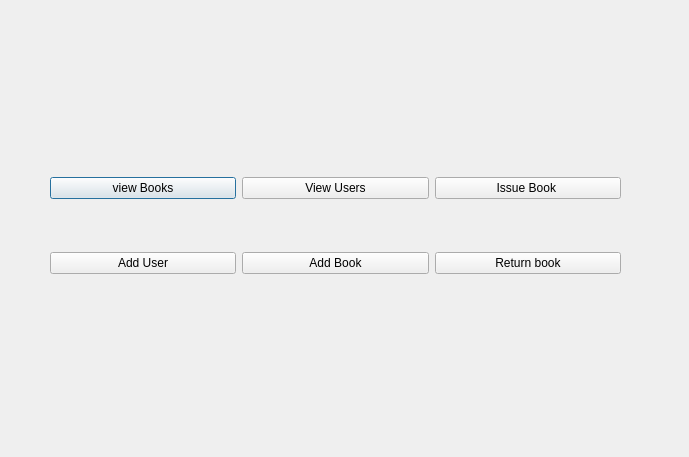
<?xml version="1.0" encoding="UTF-8"?>
<ui version="4.0">
 <class>appmainpage</class>
 <widget class="QDialog" name="appmainpage">
  <property name="geometry">
   <rect>
    <x>0</x>
    <y>0</y>
    <width>689</width>
    <height>457</height>
   </rect>
  </property>
  <property name="windowTitle">
   <string>Dialog</string>
  </property>
  <widget class="QWidget" name="layoutWidget">
   <property name="geometry">
    <rect>
     <x>50</x>
     <y>130</y>
     <width>571</width>
     <height>191</height>
    </rect>
   </property>
   <layout class="QVBoxLayout" name="verticalLayout">
    <item>
     <layout class="QHBoxLayout" name="horizontalLayout">
      <item>
       <widget class="QPushButton" name="pushButton_vb">
        <property name="text">
         <string>view Books</string>
        </property>
       </widget>
      </item>
      <item>
       <widget class="QPushButton" name="pushButton_2_vu">
        <property name="text">
         <string>View Users</string>
        </property>
       </widget>
      </item>
      <item>
       <widget class="QPushButton" name="pushButton_3_sb">
        <property name="text">
         <string>Issue Book </string>
        </property>
       </widget>
      </item>
     </layout>
    </item>
    <item>
     <layout class="QHBoxLayout" name="horizontalLayout_2">
      <item>
       <widget class="QPushButton" name="pushButton_5_au">
        <property name="text">
         <string>Add User</string>
        </property>
       </widget>
      </item>
      <item>
       <widget class="QPushButton" name="pushButton_6_ab">
        <property name="text">
         <string>Add Book</string>
        </property>
       </widget>
      </item>
      <item>
       <widget class="QPushButton" name="pushButton_rb">
        <property name="text">
         <string>Return book</string>
        </property>
       </widget>
      </item>
     </layout>
    </item>
   </layout>
  </widget>
 </widget>
 <resources/>
 <connections/>
</ui>
